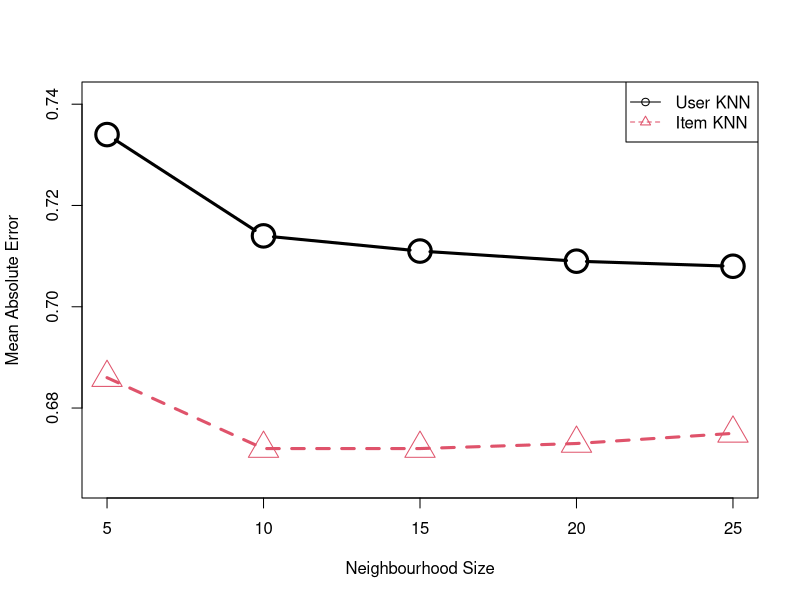
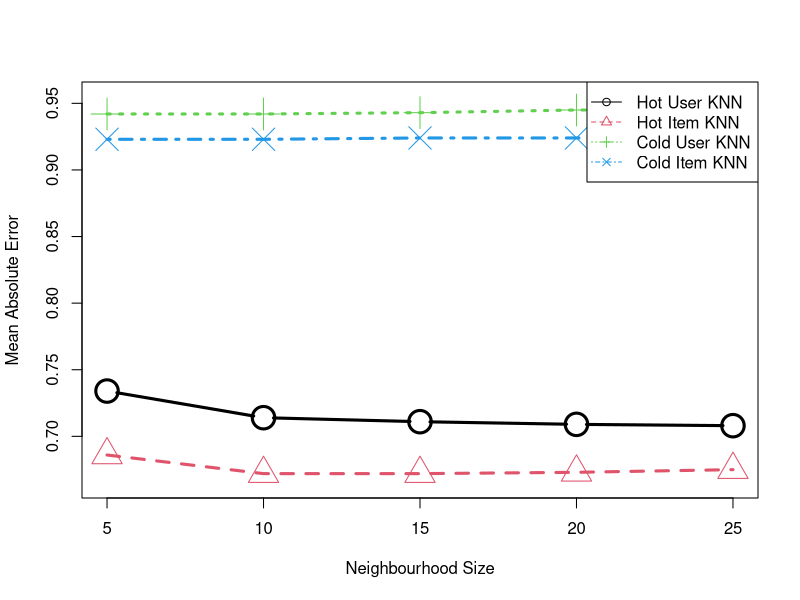
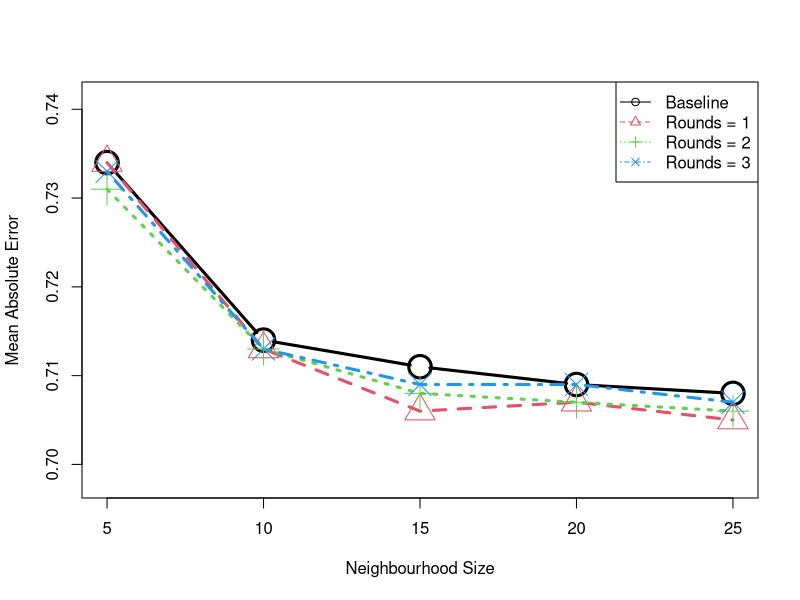
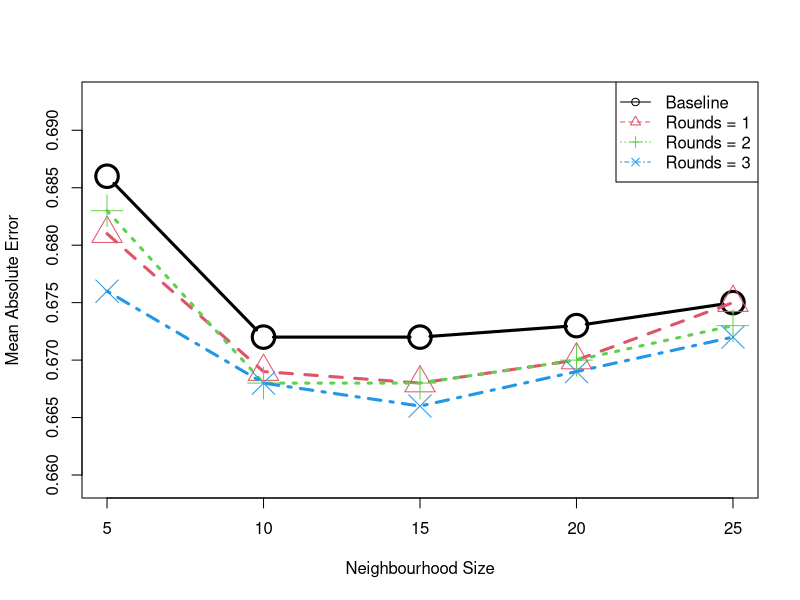
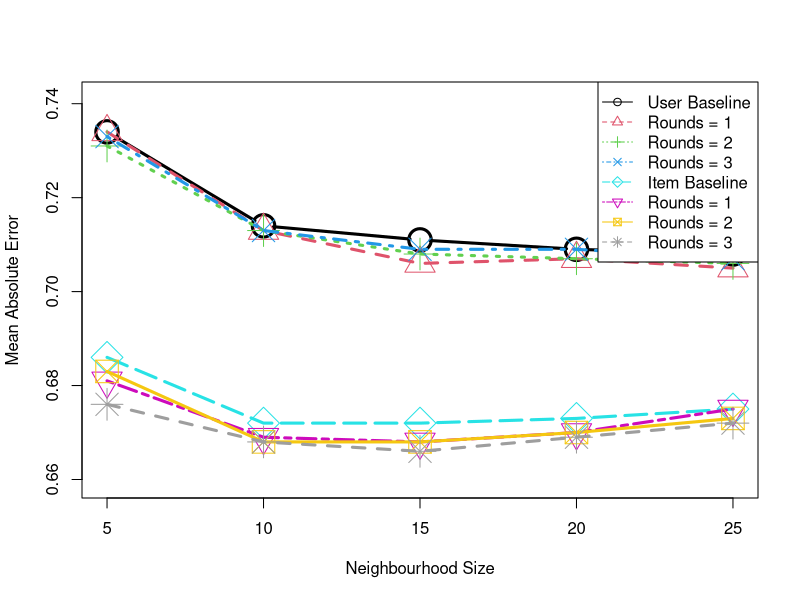
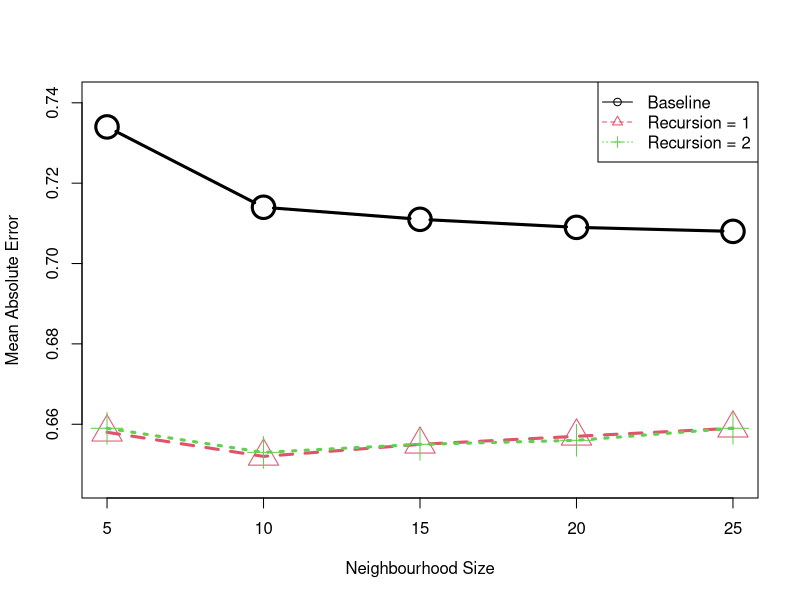
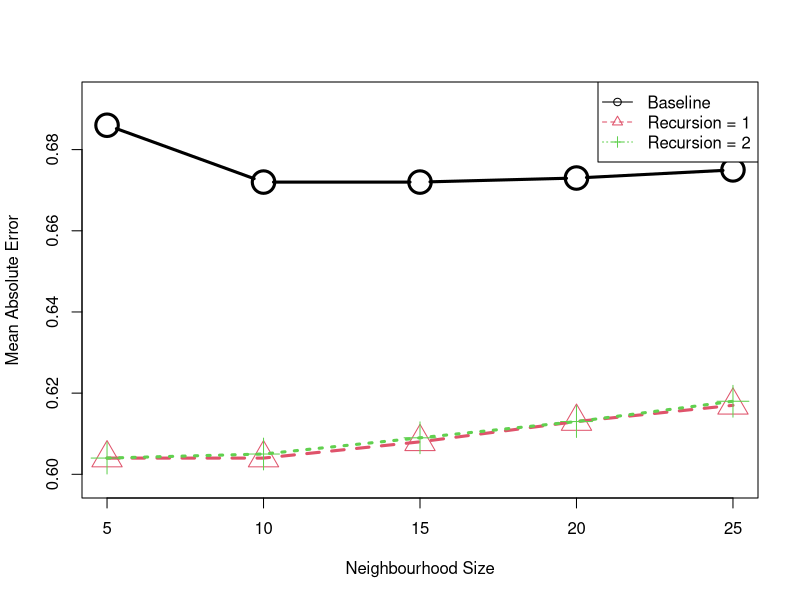
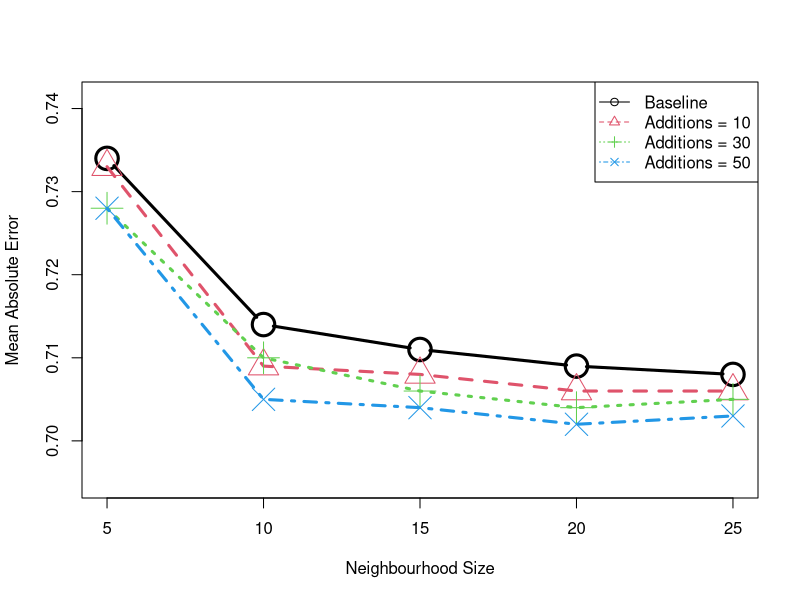

These figures' R source, in order: (Note: this script raises an error after producing the figures.)
################################################################################
# DEFINE FUNCTIONS
################################################################################

diffr = function(l1, l2){
  l1.min = min(l1)
  l2.min = min(l2)
  
  per = (l1.min-l2.min)/l1.min
  out = round(per*100, 2)
  
  print(paste("l2 outperforms l1 by ", out, "%", sep = ""))
  return(out)
}

################################################################################

make_plots = function(title, list_of) {
  n = length(list_of)
  
  mi = 100
  ma = 0
  for (i in 1:n){
    if (min(list_of[[i]]) < mi){
      mi = min(list_of[[i]])
    }
    if (max(list_of[[i]]) > ma){
      ma = max(list_of[[i]])
    }
  }
  
  par(mfrow = c(1,1))
  for (i in 1:n){
    if (i == 1){
      plot(nearestNeighbours, l[[i]], 
           #main = title,
           ylab = "Mean Absolute Error", 
           xlab = "Neighbourhood Size",
           ylim = c(mi*0.99, ma*1.01), 
           type = "b",
           col = i,
           pch = i, 
           lty = i,
           cex = 3,
           lwd = 3)
    }
    else {
      points(nearestNeighbours, l[[i]], col = i, cex = 3, pch = i)
      lines(nearestNeighbours, l[[i]], col = i, lwd = 3, lty = i)
    }
  }
}

################################################################################

final_plot = function(title, l, legs){
  sa = paste("images/", title, ".jpeg", sep = "")
  png(sa, width = 800, height = 600)
  n = length(l)
  
  make_plots(title, l)
  
  legend('topright',
         legend = legs,
         col = 1:n,
         pch = 1:n,
         lty = 1:n)
  
  dev.off()
}

################################################################################
# DEFINE DATASETS
################################################################################

nearestNeighbours  = c(5, 10, 15, 20, 25)

################################################################################

# HOT MOVIES
userKNN        = c(0.734, 0.714, 0.711, 0.709, 0.708)
itemKNN        = c(0.686, 0.672, 0.672, 0.673, 0.675)
userBootstrap1 = c(0.734, 0.713, 0.706, 0.707, 0.705)
userBootstrap2 = c(0.731, 0.713, 0.708, 0.707, 0.706)
userBootstrap3 = c(0.733, 0.713, 0.709, 0.709, 0.707)
itemBootstrap1 = c(0.681, 0.669, 0.668, 0.670, 0.675)
itemBootstrap2 = c(0.683, 0.668, 0.668, 0.670, 0.673)
itemBootstrap3 = c(0.676, 0.668, 0.666, 0.669, 0.672)
userCoRec10    = c(0.733, 0.709, 0.708, 0.706, 0.706)
userCoRec30    = c(0.728, 0.710, 0.706, 0.704, 0.705)
userCoRec50    = c(0.728, 0.705, 0.704, 0.702, 0.703)
itemCoRec10    = c(0.687, 0.672, 0.671, 0.672, 0.675)
itemCoRec30    = c(0.686, 0.669, 0.667, 0.669, 0.671)
itemCoRec50    = c(0.682, 0.661, 0.663, 0.665, 0.669)
userRecursive1 = c(0.658, 0.652, 0.655, 0.657, 0.659)
userRecursive2 = c(0.659, 0.653, 0.655, 0.656, 0.659)
itemRecursive1 = c(0.604, 0.604, 0.608, 0.613, 0.617)
itemRecursive2 = c(0.604, 0.605, 0.609, 0.613, 0.618)

################################################################################

# COLD MOVIES
cold.userKNN        = c(0.942,0.942,0.943,0.945,0.945)
cold.itemKNN        = c(0.923,0.923,0.924,0.924,0.925)
cold.userBootstrap1 = c(0.943,0.943,0.945,0.942,0.944)
cold.userBootstrap2 = c(0.940,0.943,0.944,0.945,0.946)
cold.userBootstrap3 = c(0.942,0.941,0.942,0.945,0.946)
cold.itemBootstrap1 = c(0.927,0.929,0.930,0.929,0.934)
cold.itemBootstrap2 = c(0.939,0.943,0.940,0.943,0.947)
cold.itemBootstrap3 = c(0.949,0.948,0.947,0.950,0.950)
cold.userCoRec10    = c(0.938,0.942,0.943,0.944,0.945)
cold.userCoRec30    = c(0.922,0.916,0.919,0.928,0.936)
cold.userCoRec50    = c(0.904,0.899,0.900,0.899,0.898)
cold.itemCoRec10    = c(0.902,0.905,0.907,0.910,0.905)
cold.itemCoRec30    = c(0.927,0.928,0.930,0.928,0.930)
cold.itemCoRec50    = c(0.924,0.925,0.925,0.926,0.926)
cold.userRecursive1 = c(0.937,0.936,0.938,0.938,0.938)
cold.userRecursive2 = c(0.938,0.937,0.938,0.938,0.938)
cold.itemRecursive1 = c(0.929,0.929,0.929,0.929,0.929)
cold.itemRecursive2 = c(0.929,0.929,0.929,0.929,0.929)

################################################################################

# HOT BOOKS
books.userKNN        = c(0.734, 0.714, 0.711, 0.709, 0.708)
books.itemKNN        = c(0.686, 0.672, 0.672, 0.673, 0.675)
books.userBootstrap1 = c(0.734, 0.713, 0.706, 0.707, 0.705)
books.userBootstrap2 = c(0.731, 0.713, 0.708, 0.707, 0.706)
books.userBootstrap3 = c(0.733, 0.713, 0.709, 0.709, 0.707)
books.itemBootstrap1 = c(0.681, 0.669, 0.668, 0.670, 0.675)
books.itemBootstrap2 = c(0.683, 0.668, 0.668, 0.670, 0.673)
books.itemBootstrap3 = c(0.676, 0.668, 0.666, 0.669, 0.672)
books.userCoRec10    = c(0.733, 0.709, 0.708, 0.706, 0.706)
books.userCoRec30    = c(0.728, 0.710, 0.706, 0.704, 0.705)
books.userCoRec50    = c(0.728, 0.705, 0.704, 0.702, 0.703)
books.itemCoRec10    = c(0.687, 0.672, 0.671, 0.672, 0.675)
books.itemCoRec30    = c(0.686, 0.669, 0.667, 0.669, 0.671)
books.itemCoRec50    = c(0.682, 0.661, 0.663, 0.665, 0.669)
books.userRecursive1 = c(0.658, 0.652, 0.655, 0.657, 0.659)
books.userRecursive2 = c(0.659, 0.653, 0.655, 0.656, 0.659)
books.itemRecursive1 = c(0.604, 0.604, 0.608, 0.613, 0.617)
books.itemRecursive2 = c(0.604, 0.605, 0.609, 0.613, 0.618)

################################################################################

# HOT JESTER
jester.userKNN        = c(0.734, 0.714, 0.711, 0.709, 0.708)
jester.itemKNN        = c(0.686, 0.672, 0.672, 0.673, 0.675)
jester.userBootstrap1 = c(0.734, 0.713, 0.706, 0.707, 0.705)
jester.userBootstrap2 = c(0.731, 0.713, 0.708, 0.707, 0.706)
jester.userBootstrap3 = c(0.733, 0.713, 0.709, 0.709, 0.707)
jester.itemBootstrap1 = c(0.681, 0.669, 0.668, 0.670, 0.675)
jester.itemBootstrap2 = c(0.683, 0.668, 0.668, 0.670, 0.673)
jester.itemBootstrap3 = c(0.676, 0.668, 0.666, 0.669, 0.672)
jester.userCoRec10    = c(0.733, 0.709, 0.708, 0.706, 0.706)
jester.userCoRec30    = c(0.728, 0.710, 0.706, 0.704, 0.705)
jester.userCoRec50    = c(0.728, 0.705, 0.704, 0.702, 0.703)
jester.itemCoRec10    = c(0.687, 0.672, 0.671, 0.672, 0.675)
jester.itemCoRec30    = c(0.686, 0.669, 0.667, 0.669, 0.671)
jester.itemCoRec50    = c(0.682, 0.661, 0.663, 0.665, 0.669)
jester.userRecursive1 = c(0.658, 0.652, 0.655, 0.657, 0.659)
jester.userRecursive2 = c(0.659, 0.653, 0.655, 0.656, 0.659)
jester.itemRecursive1 = c(0.604, 0.604, 0.608, 0.613, 0.617)
jester.itemRecursive2 = c(0.604, 0.605, 0.609, 0.613, 0.618)




################################################################################
# GETTING DIFFERENCES IN PERFORMANCE
################################################################################

diffr(cold.userKNN, cold.itemKNN)


################################################################################
# TEST FOR STATISTICAL  SIGNIFICANCE
################################################################################

t.test(userKNN, itemKNN, paired = TRUE)
t.test(userKNN, userBootstrap1, paired = TRUE)
t.test(itemKNN, itemBootstrap3, paired = TRUE)
t.test(userKNN, userRecursive1, paired = TRUE)
t.test(itemKNN, itemRecursive1, paired = TRUE)
t.test(userKNN, userCoRec50, paired = TRUE)
t.test(itemKNN, itemCoRec50, paired = TRUE)


t.test(userKNN, cold.userKNN, paired = TRUE)
t.test(itemKNN, cold.itemKNN, paired = TRUE)

t.test(cold.userKNN, cold.itemKNN, paired = TRUE)
t.test(cold.userKNN, cold.userBootstrap2, paired = TRUE)
t.test(cold.itemKNN, cold.itemBootstrap1, paired = TRUE)
t.test(cold.userKNN, cold.userRecursive1, paired = TRUE)
t.test(cold.itemKNN, cold.itemRecursive1, paired = TRUE)
t.test(cold.userKNN, cold.userCoRec50, paired = TRUE)
t.test(cold.itemKNN, cold.itemCoRec10, paired = TRUE)

################################################################################
 # PLOT RESULTS
################################################################################

# HOT MOVIES
# User vs Item KNN
title = "user_item_knn"
l = list(userKNN, itemKNN)
legs = c("User KNN", "Item KNN")
final_plot(title, l, legs)

title = "hot_and_cold_user_item_knn"
l = list(userKNN, itemKNN, cold.userKNN, cold.itemKNN)
legs = c("Hot User KNN", "Hot Item KNN", "Cold User KNN", "Cold Item KNN")
final_plot(title, l, legs)

# User Bootstrap
title = "user_bootstrap"
l = list(userKNN, userBootstrap1, userBootstrap2, userBootstrap3)
legs = c("Baseline", "Rounds = 1", "Rounds = 2", "Rounds = 3")
final_plot(title, l, legs)

# Item Bootstrap
title = "item_bootstrap"
l = list(itemKNN, itemBootstrap1, itemBootstrap2, itemBootstrap3)
legs = c("Baseline", "Rounds = 1", "Rounds = 2", "Rounds = 3")
final_plot(title, l, legs)

# user item boostrap
title = "user_item_bootstrap"
l = list(userKNN, userBootstrap1, userBootstrap2, userBootstrap3, itemKNN, itemBootstrap1, itemBootstrap2, itemBootstrap3)
legs = c("User Baseline", "Rounds = 1", "Rounds = 2", "Rounds = 3", "Item Baseline", "Rounds = 1", "Rounds = 2", "Rounds = 3")
final_plot(title, l, legs)

# User Recursive
title = "user_recursive"
l = list(userKNN, userRecursive1, userRecursive2)
legs = c("Baseline", "Recursion = 1", "Recursion = 2")
final_plot(title, l, legs)

# Item Recursive
title = "item_recursive"
l = list(itemKNN, itemRecursive1, itemRecursive2)
legs = c("Baseline", "Recursion = 1", "Recursion = 2")
final_plot(title, l, legs)

# User CoRec Recursive
title = "user_corec"
l = list(userKNN, userCoRec10, userCoRec30, userCoRec50)
legs = c("Baseline", "Additions = 10", "Additions = 30", "Additions = 50")
final_plot(title, l, legs)

# Item CoRec Recursive
title = "item_corec"
l = list(itemKNN, itemCoRec10, itemCoRec30, itemCoRec50)
legs = c("Baseline", "Additions = 10", "Additions = 30", "Additions = 50")
final_plot(title, l, legs)

################################################################################

# COLD Movies
# User vs Item KNN
title = "cold_user_item_knn"
l = list(cold.userKNN, cold.itemKNN)
legs = c("User KNN", "Item KNN")
final_plot(title, l, legs)

# User Bootstrap
title = "cold_user_bootstrap"
l = list(cold.userKNN, cold.userBootstrap1, cold.userBootstrap2, cold.userBootstrap3)
legs = c("Baseline", "Rounds = 1", "Rounds = 2", "Rounds = 3")
final_plot(title, l, legs)

# Item Bootstrap
title = "cold_item_bootstrap"
l = list(cold.itemKNN, cold.itemBootstrap1, cold.itemBootstrap2, cold.itemBootstrap3)
legs = c("Baseline", "Rounds = 1", "Rounds = 2", "Rounds = 3")
final_plot(title, l, legs)

# User Recursive
title = "cold_user_recursive"
l = list(cold.userKNN, cold.userRecursive1, cold.userRecursive2)
legs = c("Baseline", "Recursion = 1", "Recursion = 2")
final_plot(title, l, legs)

# Item Recursive
title = "cold_item_recursive"
l = list(cold.itemKNN, cold.itemRecursive1, cold.itemRecursive2)
legs = c("Baseline", "Recursion = 1", "Recursion = 2")
final_plot(title, l, legs)

# User CoRec Recursive
title = "cold_user_corec"
l = list(cold.userKNN, cold.userCoRec10, cold.userCoRec30, cold.userCoRec50)
legs = c("Baseline", "Additions = 10", "Additions = 30", "Additions = 50")
final_plot(title, l, legs)

# Item CoRec Recursive
title = "cold_item_corec"
l = list(cold.itemKNN, cold.itemCoRec10, cold.itemCoRec30, cold.itemCoRec50)
legs = c("Baseline", "Additions = 10", "Additions = 30", "Additions = 50")
final_plot(title, l, legs)


################################################################################

# HOT BOOKS
# User vs Item KNN
title = "books_user_item_knn"
l = list(books.userKNN, books.itemKNN)
legs = c("User KNN", "Item KNN")
final_plot(title, l, legs)

# User Bootstrap
title = "books_user_bootstrap"
l = list(books.userKNN, books.userBootstrap1, books.userBootstrap2, books.userBootstrap3)
legs = c("Baseline", "Rounds = 1", "Rounds = 2", "Rounds = 3")
final_plot(title, l, legs)

# Item Bootstrap
title = "books_item_bootstrap"
l = list(books.itemKNN, books.itemBootstrap1, books.itemBootstrap2, books.itemBootstrap3)
legs = c("Baseline", "Rounds = 1", "Rounds = 2", "Rounds = 3")
final_plot(title, l, legs)

# User Recursive
title = "books_user_recursive"
l = list(books.userKNN, books.userRecursive1, books.userRecursive2)
legs = c("Baseline", "Recursion = 1", "Recursion = 2")
final_plot(title, l, legs)

# Item Recursive
title = "books_item_recursive"
l = list(books.itemKNN, books.itemRecursive1, books.itemRecursive2)
legs = c("Baseline", "Recursion = 1", "Recursion = 2")
final_plot(title, l, legs)

# User CoRec Recursive
title = "books_user_corec"
l = list(books.userKNN, books.userCoRec10, books.userCoRec30, books.userCoRec50)
legs = c("Baseline", "Additions = 10", "Additions = 30", "Additions = 50")
final_plot(title, l, legs)

# Item CoRec Recursive
title = "books_item_corec"
l = list(books.itemKNN, books.itemCoRec10, books.itemCoRec30, books.itemCoRec50)
legs = c("Baseline", "Additions = 10", "Additions = 30", "Additions = 50")
final_plot(title, l, legs)


################################################################################

# HOT JESTER
# User vs Item KNN
title = "jester_user_item_knn"
l = list(jester.userKNN, jester.itemKNN)
legs = c("User KNN", "Item KNN")
final_plot(title, l, legs)

# User Bootstrap
title = "jester_user_bootstrap"
l = list(jester.userKNN, jester.userBootstrap1, jester.userBootstrap2, jester.userBootstrap3)
legs = c("Baseline", "Rounds = 1", "Rounds = 2", "Rounds = 3")
final_plot(title, l, legs)

# Item Bootstrap
title = "jester_item_bootstrap"
l = list(jester.itemKNN, jester.itemBootstrap1, jester.itemBootstrap2, jester.itemBootstrap3)
legs = c("Baseline", "Rounds = 1", "Rounds = 2", "Rounds = 3")
final_plot(title, l, legs)

# User Recursive
title = "jester_user_recursive"
l = list(jester.userKNN, jester.userRecursive1, jester.userRecursive2)
legs = c("Baseline", "Recursion = 1", "Recursion = 2")
final_plot(title, l, legs)

# Item Recursive
title = "jester_item_recursive"
l = list(jester.itemKNN, jester.itemRecursive1, jester.itemRecursive2)
legs = c("Baseline", "Recursion = 1", "Recursion = 2")
final_plot(title, l, legs)

# User CoRec Recursive
title = "jester_user_corec"
l = list(jester.userKNN, jester.userCoRec10, jester.userCoRec30, jester.userCoRec50)
legs = c("Baseline", "Additions = 10", "Additions = 30", "Additions = 50")
final_plot(title, l, legs)

# Item CoRec Recursive
title = "jester_item_corec"
l = list(jester.itemKNN, jester.itemCoRec10, jester.itemCoRec30, jester.itemCoRec50)
legs = c("Baseline", "Additions = 10", "Additions = 30", "Additions = 50")
final_plot(title, l, legs)


################################################################################
# Exploratory Data Analysis
################################################################################

par(mfrow = c(1,1))
ashs = (all_ratings$item_id)
asq = as.numeric(table(ashs))
xc <- sort(table(ashs),decreasing=FALSE)
q1 = hist(xc , breaks = 50, 
          main = "Interactions Per Movie",
          xlab = "Number of Interactions")

ashs = (all_ratings$user_id)
#hist(ashs, breaks = 500)
asq = as.numeric(table(ashs))
xc <- sort(table(ashs),decreasing=FALSE)
p1 = hist(xc , breaks = 50,
          main = "Interactions Per User",
          xlab = "Number of Interactions")

plot(q1, col = 2, xlim = c(0,400),
     main = "Interactions Per User and Item",
     xlab = "Numeber of Interactions")
plot(p1, add = TRUE, col = 3)
legend("topright",
       legend = c("Users", "Movies"), col = c(2,3), fill = c(2,3))


p = 0
c = 0
for (i in 1:length(asq)){
 c =  c + 1 
 p = p + NearestNeighbours[i]
 print(NearestNeighbours[i][2])
 if (p > 0.8*sum(asq)){break}
}

par(mfrow = c(1,1))
ashs = (ratings$V3)
#hist(ashs, breaks = 500)
asq = as.numeric(table(ashs))
xc <- sort(table(ashs), decreasing=FALSE)
q=hist(ashs, freq = TRUE) 
plot(asq, ylab = "Frequency",
     xlab = "Ratings",
     main = "Distribution of Ratings")

lines(asq)
plot(q, add = TRUE)
asq / length(ashs)
hist(asq)  
m = c(1,2,3,4,5)
hist(rbind(m, asq))

h <- sort(table(all_ratings$item_id),decreasing=T)
hist(h, breaks = 30,
     main = "Frequency Distribution of Movies",
     freq =  FALSE,
     xlab = "Movies")






